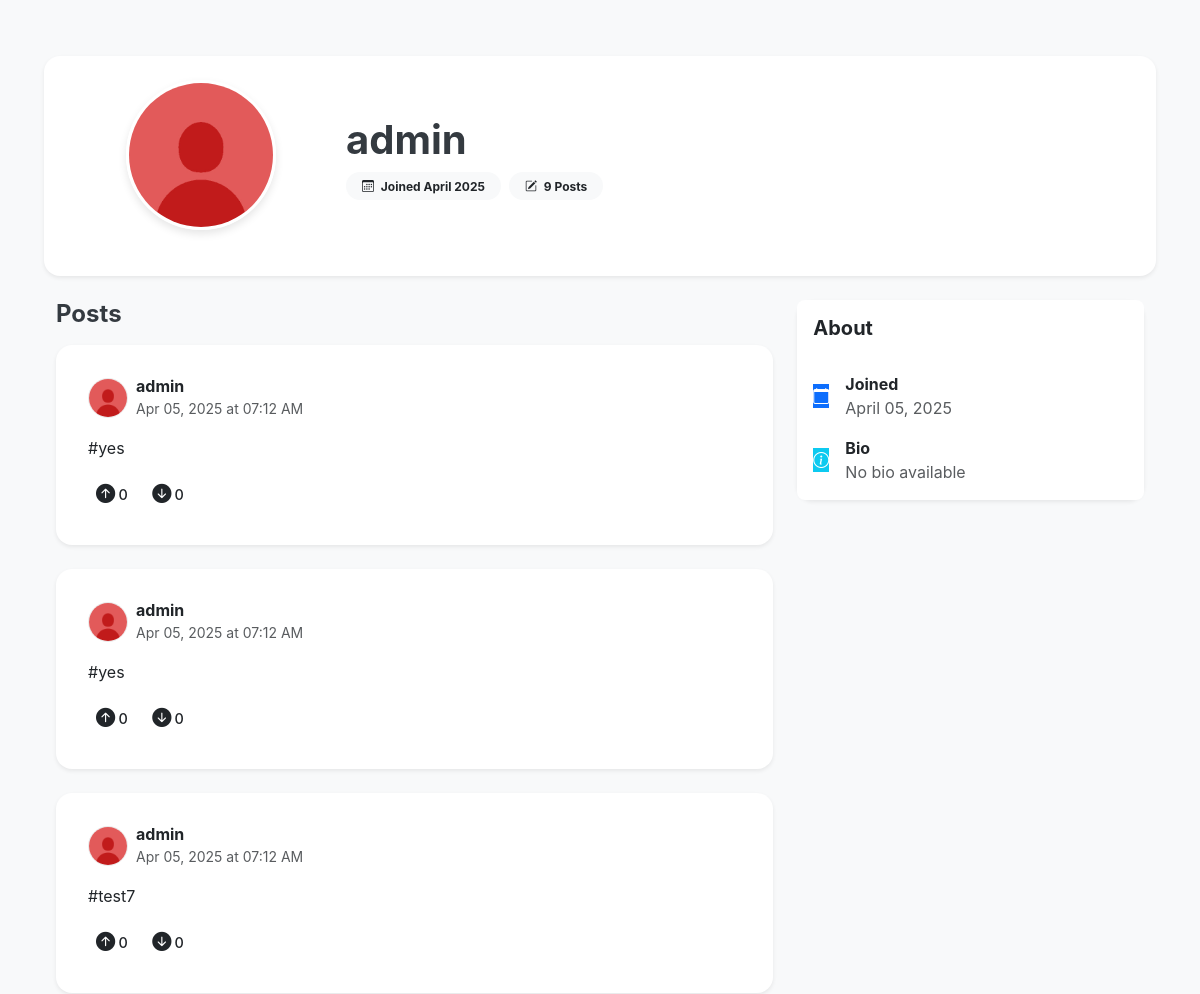
The page /profile/53d5f597-81af-426d-83ef-c9b37f98519b (upper part) on the database as committed earlier.
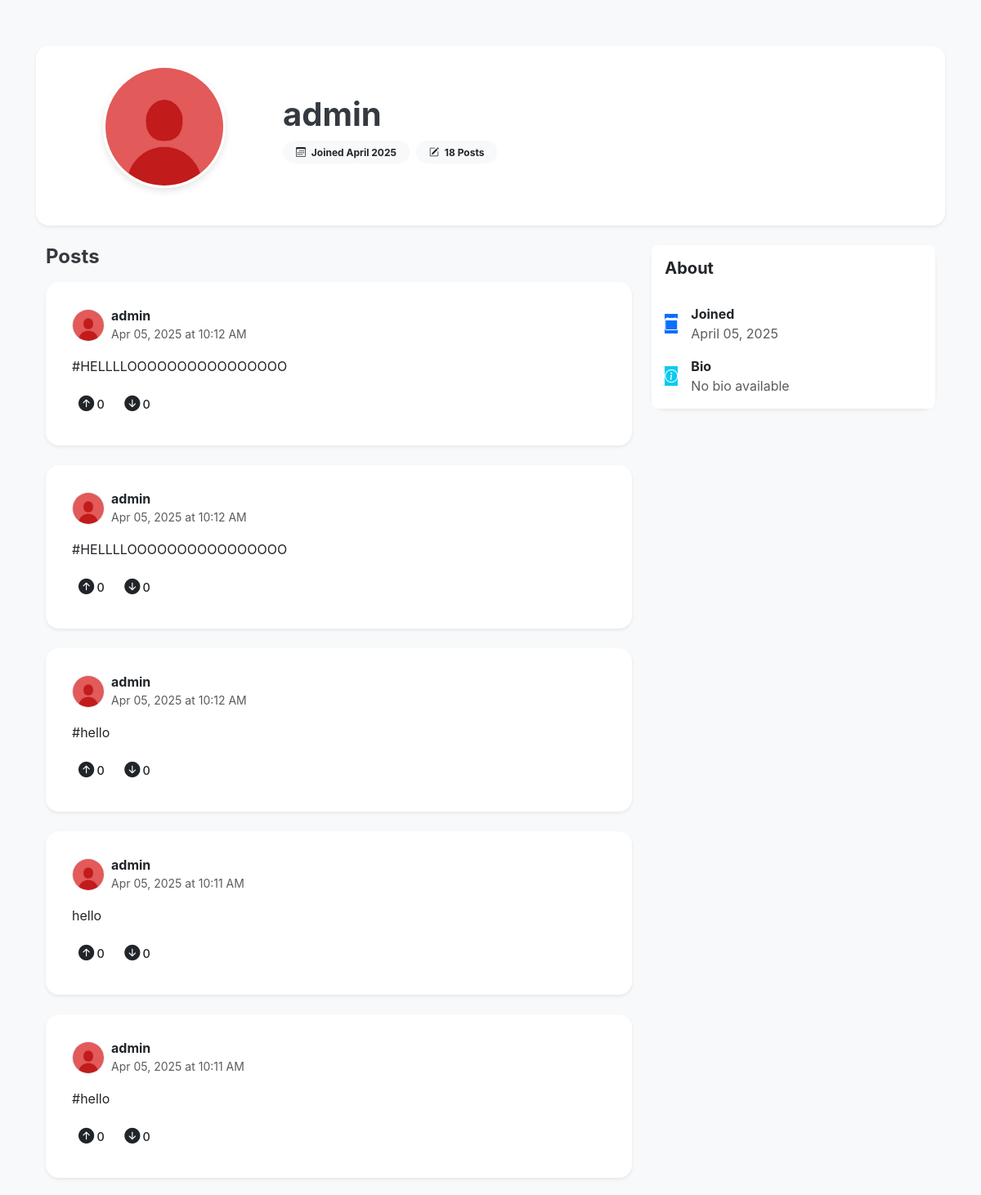
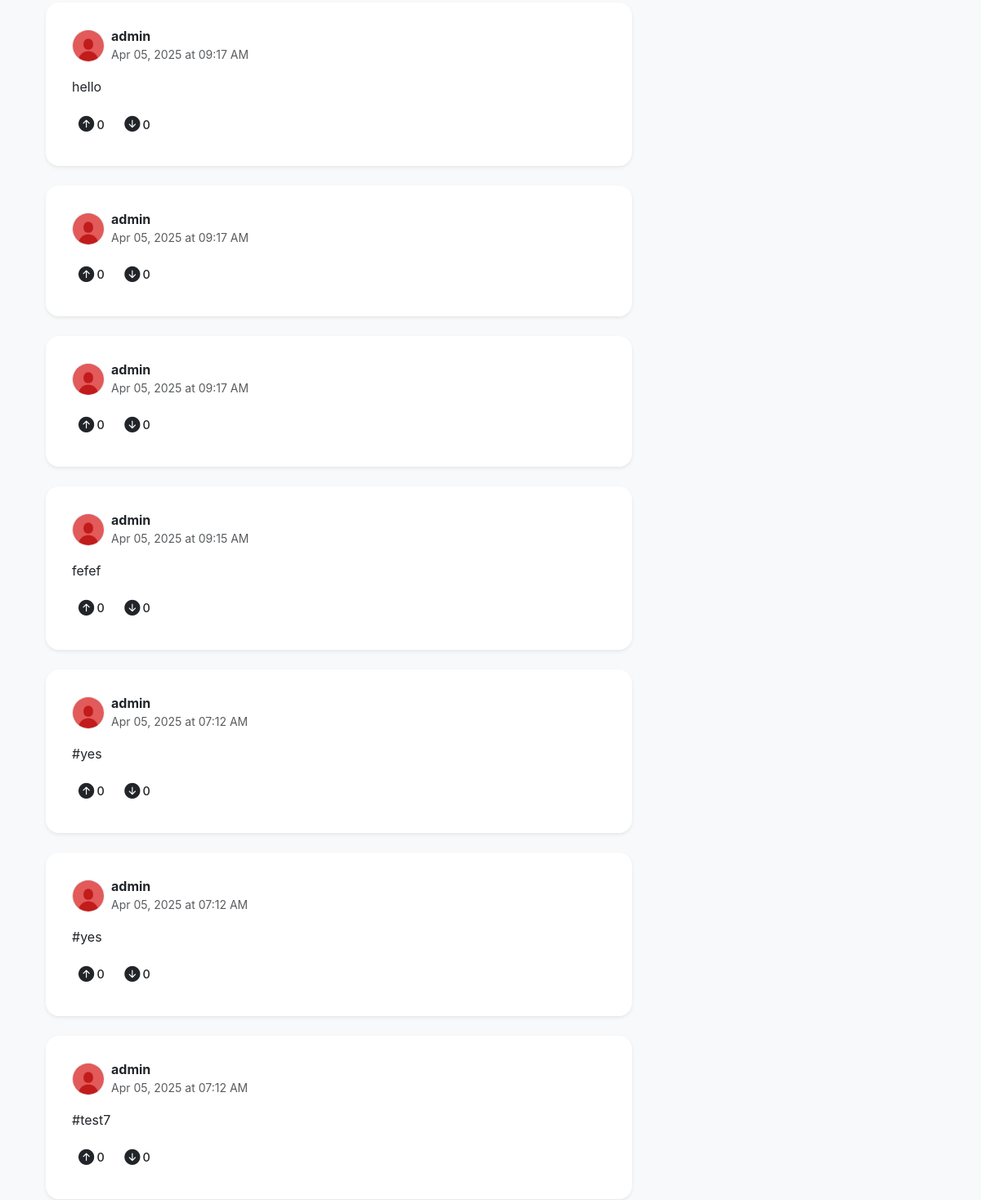
The same page on the database as committed later (2 pictures, top to bottom).
### app.py (models this page shows, shortened)
class User(db.Model, UserMixin):
    id = db.Column(db.String(36), primary_key=True, default=lambda: str(uuid.uuid4()))
    username = db.Column(db.String(80), unique=True, nullable=False)
    email = db.Column(db.String(120), unique=True, nullable=False)
    password = db.Column(db.String(200), nullable=False)
    avatar_url = db.Column(db.String(500), nullable=True, default='/static/default_avatar.jpg')
    bio = db.Column(db.Text, nullable=True)
    created_at = db.Column(db.DateTime, default=get_est_time)
    posts = db.relationship('Post', backref='user', lazy=True)
    group_posts = db.relationship('GroupPost', backref='user', lazy=True)
    groups = db.relationship('Group', secondary=group_members, backref=db.backref('members', lazy='dynamic'))

class Post(db.Model):
    id = db.Column(db.String(36), primary_key=True, default=lambda: str(uuid.uuid4()))
    content = db.Column(db.Text, nullable=False)
    image_url = db.Column(db.String(500), nullable=True)
    created_at = db.Column(db.DateTime, default=get_est_time)
    user_id = db.Column(db.String(36), db.ForeignKey('user.id'), nullable=False)
    upvotes = db.Column(db.Integer, default=0)
    downvotes = db.Column(db.Integer, default=0)

### routes.py (the view)
@app.route('/profile/<user_id>')
def profile(user_id):
    user = User.query.get_or_404(user_id)
    posts = Post.query.filter_by(user_id=user_id).order_by(Post.created_at.desc()).all()
    return render_template('profile.html', user=user, posts=posts)

### app.py (called while the page is built)
@app.context_processor
def inject_popular_groups():
    def get_popular_groups(limit=3):
        groups = Group.query.all()
        groups_sorted = sorted(
            groups,
            key=lambda g: g.members.count(),  # This properly counts the members
            reverse=True
        )
        return groups_sorted[:limit]
    return dict(get_popular_groups=get_popular_groups)

### templates/profile.html (shortened to what this page needs)
{% extends "base.html" %}
{% block content %}
<div class="container py-4">
    <div class="card-body mb-4 p-4 rounded-4 shadow-sm">
        <div class="row align-items-center">
            <div class="col-md-3 text-center">
                <div class="position-relative d-inline-block">
                    <img src="{{ user.avatar_url }}" alt="{{ user.username }}" class="profile-avatar mb-3">
                </div>
            </div>
            <div class="col-md-9">
                <h1 class="display-6 fw-bold mb-2">{{ user.username }}</h1>
                <div class="d-flex align-items-center text-muted mb-3">
                    <span class="badge bg-light text-dark me-2 px-3 py-2 rounded-pill">
                        <i class="bi bi-calendar3 me-1"></i> Joined {{ user.created_at.strftime('%B %Y') }}
                    </span>
                    <span class="badge bg-light text-dark px-3 py-2 rounded-pill">
                        <i class="bi bi-pencil-square me-1"></i> {{ posts|length }} Posts
                    </span>
                </div>
            </div>
        </div>
    </div>
    <div class="row">
        <div class="col-md-8">
            <div class="d-flex justify-content-between align-items-center mb-3">
                <h4 class="mb-0 fw-bold">Posts</h4>
            </div>
            {% if posts %}
                {% for post in posts %}
                <div class="card mb-4 post-card border-0 rounded-4 shadow-sm">
                    <div class="card-body">
                        <div class="d-flex align-items-center mb-3">
                            <img src="{{ user.avatar_url }}" alt="{{ user.username }}" class="avatar me-2">
                            <div>
                                <h6 class="mb-0 fw-bold">{{ user.username }}</h6>
                                <small class="text-muted">{{ post.created_at.strftime('%b %d, %Y at %I:%M %p') }}</small>
                            </div>
                        </div>
                        <p class="card-text">{{ post.content }}</p>
                        <div class="d-flex align-items-center mt-3">
                            <div class="vote-buttons" data-post-id="{{ post.id }}" data-post-type="regular">
                                <button class="btn btn-sm btn-vote upvote me-1" data-vote="upvote">
                                    <i class="bi bi-arrow-up-circle-fill"></i>
                                    <span class="upvote-count">{{ post.upvotes }}</span>
                                </button>
                                <button class="btn btn-sm btn-vote downvote" data-vote="downvote">
                                    <i class="bi bi-arrow-down-circle-fill"></i>
                                    <span class="downvote-count">{{ post.downvotes }}</span>
                                </button>
                            </div>
                        </div>
                    </div>
                </div>
                {% endfor %}
            {% endif %}
        </div>
        <div class="col-md-4">
            <div class="card mb-4 border-0 rounded-4 shadow-sm">
                <div class="card-body border-0 pt-3" style="border-bottom-left-radius: 0; border-bottom-right-radius: 0;">
                    <h5 class="mb-0 fw-bold">About</h5>
                </div>
                <div class="card-body"style="border-top-left-radius: 0; border-top-right-radius: 0;">
                    <div class="d-flex align-items-center mb-3">
                        <div class="icon-bg bg-primary text-white me-3">
                            <i class="bi bi-calendar"></i>
                        </div>
                        <div>
                            <p class="mb-0"><strong>Joined</strong></p>
                            <p class="mb-0 text-muted">{{ user.created_at.strftime('%B %d, %Y') }}</p>
                        </div>
                    </div>
                    <div class="d-flex align-items-center">
                        <div class="icon-bg bg-info text-white me-3">
                            <i class="bi bi-info-circle"></i>
                        </div>
                        <div>
                            <p class="mb-0"><strong>Bio</strong></p>
                            {% if user.bio %}
                            <p class="mb-0 text-muted">{{ user.bio }}</p>
                            {% else %}
                            <p class="mb-0 text-muted">No bio available</p>
                            {% endif %}
                        </div>
                    </div>
                </div>
            </div>
        </div>
    </div>
</div>
{% endblock %}

### templates/base.html (shortened to what this page needs)
<!DOCTYPE html>
<html lang="en">
<head>
    <link href="https://cdn.jsdelivr.net/npm/bootstrap@5.3.0-alpha1/dist/css/bootstrap.min.css" rel="stylesheet">
    <link rel="stylesheet" href="https://cdn.jsdelivr.net/npm/bootstrap-icons@1.8.0/font/bootstrap-icons.css">
    <link rel="stylesheet" href="{{ url_for('static', filename='css/style.css') }}">
</head>
<body>
    <div class="container-fluid">
        <div class="row">
            <div class="col-md-{% if current_user.is_authenticated %}6{% else %}12{% endif %} col-lg-{% if current_user.is_authenticated %}7{% else %}12{% endif %} main-content">
                {% block content %}{% endblock %}
            </div>
        </div>
    </div>
</body>
</html>

### static/css/style.css (style rules this page uses)
:root { --primary-color: #007bff; --secondary-color: #f0f5ff; --dark-color: #343a40; --light-color: #f8f9fa; --gray-color: #6c757d; --gray-light-color: #e9ecef; --success-color: #28a745; --danger-color: #dc3545; --border-radius: 0.375rem; --box-shadow: 0 0.125rem 0.25rem rgba(0, 0, 0, 0.075); --transition: all 0.3s ease; --upvote-color: #FF4500; --downvote-color: #7193FF; }
body { font-family: 'Inter', -apple-system, BlinkMacSystemFont, 'Segoe UI', Roboto, Oxygen, Ubuntu, Cantarell, 'Open Sans', 'Helvetica Neue', sans-serif; background-color: #f8f9fa; color: var(--dark-color); }
.container-fluid { padding: 0; }
.row { margin: 0; }
.main-content { padding: 2rem; background-color: #f0f2f5; min-height: 100vh; }
.post-card { background-color: white; border-radius: var(--border-radius); box-shadow: var(--box-shadow); padding: 1rem; margin-bottom: 1rem; }
.btn-vote { background-color: transparent; border: none; font-weight: bold; padding: 0.25rem 0.5rem; transition: all 0.2s; display: inline-flex; align-items: center; border-radius: 4px; }
.btn-vote i { font-size: 1.2rem; margin-right: 0.2rem; }
.upvote-count, .downvote-count { font-size: 0.9rem; font-weight: 500; }
.btn-vote i, .btn-vote span { transition: color 0.15s ease-in-out; }
.avatar { width: 40px; height: 40px; border-radius: 50%; object-fit: cover; object-position: center; border: 1px solid #eaeaea; }
.avatar.me-2 { flex-shrink: 0; }
.profile-avatar { width: 150px; height: 150px; border-radius: 50%; object-fit: cover; object-position: center; border: 3px solid white; box-shadow: 0 4px 8px rgba(0, 0, 0, 0.1); }
img.avatar, img.avatar-sm, img.avatar-small, img.profile-avatar { max-width: 100%; max-height: 100%; display: block; }
.card-body { background-color: var(--bg-card); border-radius: 0.5rem; }
:root { --primary-color: #007bff; --secondary-color: #f0f5ff; --dark-color: #343a40; --light-color: #f8f9fa; --gray-color: #6c757d; --gray-light-color: #e9ecef; --success-color: #28a745; --danger-color: #dc3545; --border-radius: 0.375rem; --box-shadow: 0 0.125rem 0.25rem rgba(0, 0, 0, 0.075); --transition: all 0.3s ease; --upvote-color: #FF4500; --downvote-color: #7193FF; --bg-main: #f8f9fa; --bg-card: #ffffff; --bg-sidebar: #ffffff; --text-main: #343a40; --text-secondary: #6c757d; --border-color: #e9ecef; }
body { font-family: 'Inter', -apple-system, BlinkMacSystemFont, 'Segoe UI', Roboto, Oxygen, Ubuntu, Cantarell, 'Open Sans', 'Helvetica Neue', sans-serif; background-color: var(--bg-main); color: var(--text-main); transition: background-color 0.3s ease, color 0.3s ease; }
.main-content { padding: 2rem; background-color: var(--bg-main); min-height: 100vh; }
.post-create-card, .post-card, .empty-state, .form-card, .group-header, .group-card { background-color: var(--bg-card); box-shadow: var(--box-shadow); }

Rows that differ between the two databases and show on the page:
added Post: avatar_url (placeholder picture), {{ user.username }} "admin", created_at "Apr 05, 2025 at 10:12 AM", content "#HELLLLOOOOOOOOOOOOOOOO", upvotes "0", downvotes "0"
added Post: avatar_url (placeholder picture), {{ user.username }} "admin", created_at "Apr 05, 2025 at 10:12 AM", content "#HELLLLOOOOOOOOOOOOOOOO", upvotes "0", downvotes "0"
added Post: avatar_url (placeholder picture), {{ user.username }} "admin", created_at "Apr 05, 2025 at 10:12 AM", content "#hello", upvotes "0", downvotes "0"
added Post: avatar_url (placeholder picture), {{ user.username }} "admin", created_at "Apr 05, 2025 at 10:11 AM", content "hello", upvotes "0", downvotes "0"
added Post: avatar_url (placeholder picture), {{ user.username }} "admin", created_at "Apr 05, 2025 at 10:11 AM", content "#hello", upvotes "0", downvotes "0"
added Post: avatar_url (placeholder picture), {{ user.username }} "admin", created_at "Apr 05, 2025 at 09:17 AM", content "hello", upvotes "0", downvotes "0"
added Post: avatar_url (placeholder picture), {{ user.username }} "admin", created_at "Apr 05, 2025 at 09:17 AM", upvotes "0", downvotes "0"
added Post: avatar_url (placeholder picture), {{ user.username }} "admin", created_at "Apr 05, 2025 at 09:17 AM", upvotes "0", downvotes "0"
added Post: avatar_url (placeholder picture), {{ user.username }} "admin", created_at "Apr 05, 2025 at 09:15 AM", content "fefef", upvotes "0", downvotes "0"
Other text that changed with them:
{{ posts|length }}: "9" → "18"
